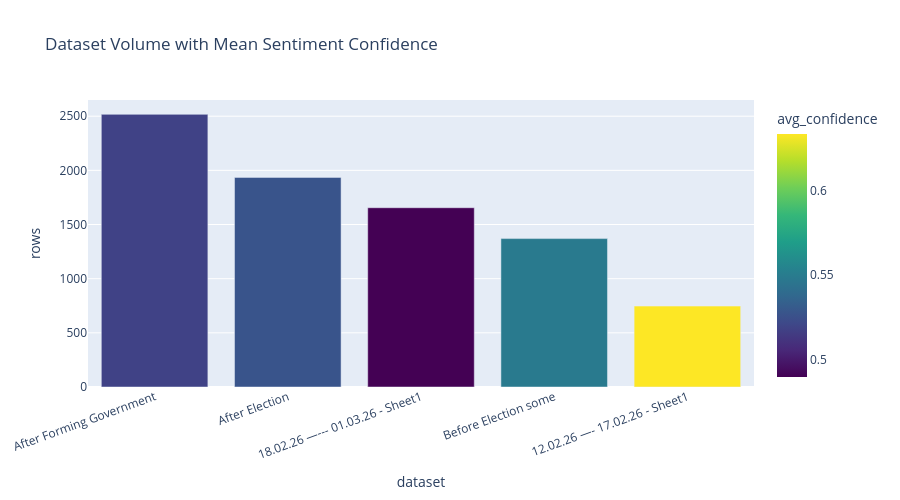

This figure's notebook cell:
### Markdown cell above
## 3. Executive Snapshot (Interactive)

### Code cell
summary = (
    all_df.groupby('dataset', as_index=False)
    .agg(
        rows=('comment', 'size'),
        avg_len=('comment_len', 'mean'),
        median_len=('comment_len', 'median'),
        avg_tokens=('token_len_est', 'mean'),
        avg_confidence=('sentiment_confidence', 'mean'),
        sarcastic_share=('Sentiment', lambda s: (s=='Sarcastic_negative').mean()),
    )
    .sort_values('rows', ascending=False)
)

display(summary.style.background_gradient(cmap='Blues', subset=['rows','avg_confidence']))

fig = px.bar(
    summary,
    x='dataset', y='rows',
    color='avg_confidence',
    color_continuous_scale='Viridis',
    title='Dataset Volume with Mean Sentiment Confidence',
)
fig.update_layout(xaxis_tickangle=-20, height=500)
fig.show()

### Figure 1 — Plotly figure (JSON) as saved in the notebook; plotly's stock layout.template omitted (floating-point values rounded to 4 significant figures)
{"data": [{"hovertemplate": "dataset=%{x}<br>rows=%{y}<br>avg_confidence=%{marker.color}<extra></extra>", "legendgroup": "", "marker": {"color": [0.5184, 0.5275, 0.4897, 0.549, 0.6335], "coloraxis": "coloraxis", "pattern": {"shape": ""}}, "name": "", "orientation": "v", "showlegend": false, "textposition": "auto", "type": "bar", "x": ["After Forming Government", "After Election", "18.02.26 —--- 01.03.26 - Sheet1", "Before Election some", "12.02.26 —- 17.02.26 - Sheet1"], "xaxis": "x", "y": [2517, 1935, 1655, 1370, 747], "yaxis": "y"}], "layout": {"barmode": "relative", "coloraxis": {"colorbar": {"title": {"text": "avg_confidence"}}, "colorscale": [[0, "#440154"], [0.1111, "#482878"], [0.2222, "#3e4989"], [0.3333, "#31688e"], [0.4444, "#26828e"], [0.5556, "#1f9e89"], [0.6667, "#35b779"], [0.7778, "#6ece58"], [0.8889, "#b5de2b"], [1, "#fde725"]]}, "height": 500, "legend": {"tracegroupgap": 0}, "title": {"text": "Dataset Volume with Mean Sentiment Confidence"}, "xaxis": {"anchor": "y", "domain": [0, 1], "tickangle": -20, "title": {"text": "dataset"}}, "yaxis": {"anchor": "x", "domain": [0, 1], "title": {"text": "rows"}}}}
